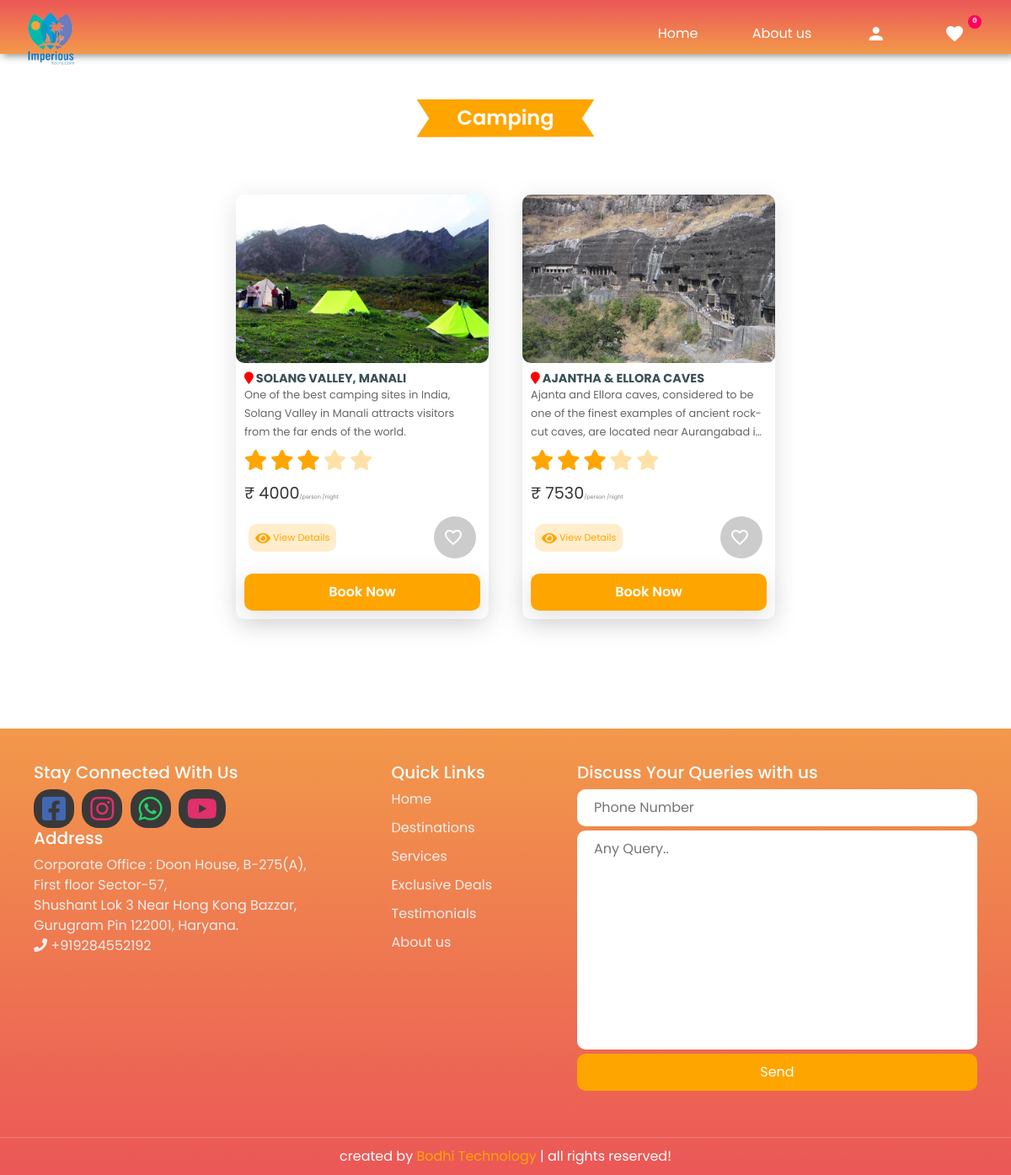
Screenshot of /templates/viewmore/5 with the database file from the repository.
### tables this page shows
CREATE TABLE `category` (
  `id` int(50) NOT NULL,
  `name` varchar(100) NOT NULL,
  `description` varchar(200) NOT NULL,
  `status` int(50) NOT NULL
);

CREATE TABLE `package` (
  `id` int(11) NOT NULL,
  `packageName` varchar(255) NOT NULL,
  `packageDesc` varchar(255) NOT NULL,
  `packagePrice` int(11) NOT NULL,
  `discount` float NOT NULL,
  `disType` varchar(10) NOT NULL,
  `packageType` int(11) NOT NULL,
  `packagePhoto` varchar(255) NOT NULL
);

### templates/include/functions.inc.php (called while the page is built, shortened)
    <?php
function getSafeVal($str){
  global $con;
  $str=strip_tags(mysqli_real_escape_string($con,htmlspecialchars($str)));
  return $str;
}
?>

### templates/viewmore.php (the view, shortened to what this page needs)
<?php
  include 'user_header.php';
  if(isset($_GET['id'])){
    $id=getSafeVal($_GET['id']);
  }
  else{
    redirect(SITE_PATH);
  }
?>
<div class="mt-5 pt-4">
<section class="packages mt-3" id="packages">
   <?php
            $packages=mysqli_query($con,"select package.*,category.name from package,category where package.packageType=category.id and package.packageType=$id;");
             if(mysqli_num_rows($packages)>0){
                $r=mysqli_fetch_assoc($packages);
                $cateName=$r['name'];
                echo "<h1 class='heading'><span class='bullet'>".$cateName."</span></h1>";
            ?>
   <div class="box-container mt-5">
          <?php
               while ($pckgRow=mysqli_fetch_assoc($packages)) {
                ?>
          <div class="box">
             <img src="<?php echo SITE_PACKAGE_IMAGE.$pckgRow['packagePhoto'];  ?>" alt="">
              <div class="content">
                  <h4><i id="map" class="fa fa-map-marker"></i> <?php  echo $pckgRow['packageName']; ?> </h4>
                  <p><?php  echo $pckgRow['packageDesc']; ?></p>
                  <div class="stars">
                      <i class="fa fa-star checked"></i>
                      <i class="fa fa-star checked"></i>
                      <i class="fa fa-star checked"></i>
                      <i class="fa fa-star "></i>
                      <i class="fa fa-star "></i>
                  </div>
                  <div class="price">&#8377; <?php  echo $pckgRow['packagePrice']; ?><span style="font-size: .4rem;color:gray;">/person /night</span></div>
                  <div class="view-like">
                    <a class="view-details" href="<?php echo SITE_PATH.'templates/'; ?>viewDetails/<?php echo $pckgRow['id'];  ?>"><i class="fa fa-eye"></i> View Details</a>
                    <div class="like-wrapper">
                      <a href="javascript:void(0);" class="like-button <?php
                        $active='add';
                        ?>" onclick="manageFav('<?php echo $pckgRow['id']; ?>','<?php echo $active; ?>')" >
                        <i class="material-icons not-liked bouncy">favorite_border</i>
                      </a>
                  </div>
                  </div>
                  <?php
                      if(isset($_SESSION['CURRENT_USER_ID'])){
                  ?>
                  <a href="<?php echo SITE_PATH.'templates/'; ?>bookTour/<?php echo $pckgRow['id'];  ?>"><button class="book-btn">Book Now</button></a>
                      <?php
                    }
                    else{
                      ?>
                       <a href="<?php echo SITE_PATH.'templates/'; ?>login"><button class="book-btn">Book Now</button></a>
                      <?php
                    }
                  ?>
              </div>
          </div>
          <?php
                }
              }
          ?>
        </div>
</section>
</div>
<?php
  include 'user_footer.php';
?>

### templates/user_footer.php (shortened to what this page needs)
<footer class="footer">
  <div class="box-container">
    <div class="box">
      <h5>Stay Connected With Us</h5>
      <?php
        $adminSocial=mysqli_fetch_assoc(mysqli_query($con,"select * from admin"));
        $fb="";
        $insta="";
        $whatsapp="";
        $phone="";
        if($adminSocial>0){
          $phone=$adminSocial['phone'];
          $fb=$adminSocial['fb'];
          $insta=$adminSocial['insta'];
          $whatsapp=$adminSocial['whatsapp'];
          $youtube=$adminSocial['youtube'];
        }
      ?>
      <a href="<?php echo $fb;  ?>" target="_blank" class="d-inline">
      <i id="s-icon" class="fab fa-facebook-square" style="color:#4267B2"></i> </a>
      <a href="<?php echo $insta;  ?>" target="_blank" class="d-inline">
        <i  id="s-icon" class="fab fa-instagram" style="color:#e1306c"></i>
      </a>
      <a href="https://wa.me/+91<?php echo $whatsapp;  ?>" target="_blank" class="d-inline">
        <i  id="s-icon" class="fab fa-whatsapp"  style="color:#25D366"></i>
      </a>
      <a href="<?php echo $youtube;  ?>" target="_blank" class="d-inline">
        <i  id="s-icon" class="fab fa-youtube" style="color:#e1306c"></i>
      </a>
      <h5>Address</h5>
      <p class="address">
        Corporate Office :
        Doon House, B-275(A),<br>First floor Sector-57,<br>Shushant Lok 3 Near Hong Kong Bazzar,<br>Gurugram Pin 122001, Haryana.
       <br><i class="fa fa-phone"></i> +91<?php echo $phone;  ?></p>
    </div>
      <div class="box">
        <h5>Quick Links</h5>
        <a href="<?php echo SITE_PATH; ?>">Home</a>
        <a href="<?php echo SITE_PATH; ?>#packages">Destinations</a>
        <a href="<?php echo SITE_PATH; ?>#services">Services</a>
        <a href="<?php echo SITE_PATH; ?>#offers">Exclusive Deals</a>
        <a href="<?php echo SITE_PATH; ?>#review">Testimonials</a>
        <a href="<?php echo SITE_PATH; ?>#about">About us</a>
      </div>
      <div class="box">
        <h5>Discuss Your Queries with us</h5>
        <form method="POST" action="">
          <input type="text" name="phone" id="phone" placeholder="Phone Number" required>
          <textarea name="query" id="query" cols="30" rows="10" placeholder="Any Query.." required></textarea>
          <button class="query-btn"  type="submit" name="submitQuery">Send</button>
        </form>
        </div>
  </div>
  <p class="credit"> created by <span> Bodhi Technology </span> | all rights reserved! </p>
</footer>
</body>
</html>

### asset/css_user/destination-details-css.css (style rules this page uses)
* { margin: 0; padding: 0; box-sizing: border-box; }
html { scroll-behavior: smooth; }
body { font-family: Poppins; margin: 0; padding: 0; background-color: #fff; animation: fadeInAnimation ease 3s; }
.material-icons { vertical-align: middle; margin-right: 5px; }

### rows the page displays
category: name "Camping"
package: packagePhoto (picture), packageName "SOLANG VALLEY, MANALI", packageDesc "One of the best camping sites in India, Solang Valley in Manali attracts visitors from the far ends of the world.", packagePrice "4000"
package: packagePhoto (picture), packageName "AJANTHA & ELLORA CAVES", packageDesc "Ajanta and Ellora caves, considered to be one of the finest examples of ancient rock-cut caves, are located near Aurangabad…", packagePrice "7530"

### other values shown
$fav_count "0"
$phone "9284552192"
